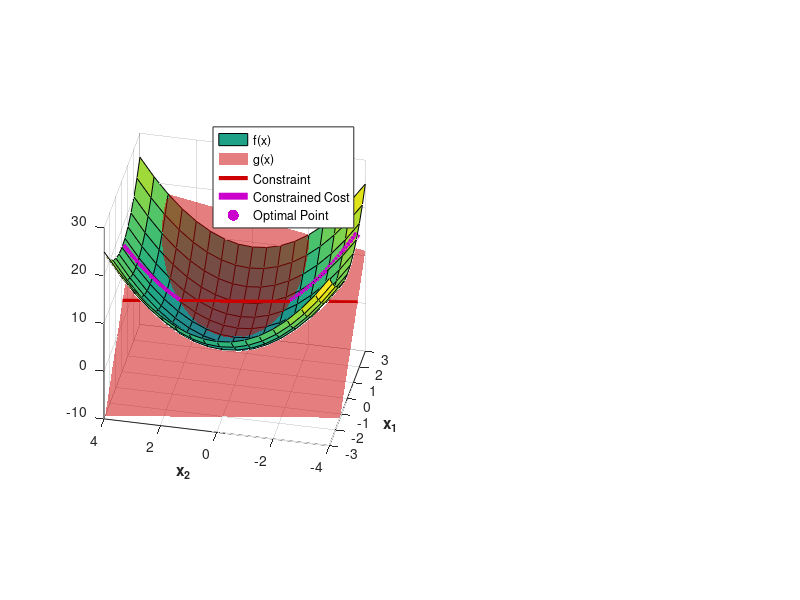

Recreate this plot in MATLAB. (Note: this script raises an error after producing the figure.)
% find the minimum norm solution to Ax = b
% equivalently: minimize norm of x subject to the constraint Ax = b
% use lagrange multipliers

% restart
close all; clear; clc;

% constraint
A = [5 1];
b = 4.5;

x_opt_analytical = (A')*((A*A')\b);


% create meshed grid
x1_vals = -3:0.5:3;
x2_vals = -4:0.5:4;
[X1,X2] = meshgrid(x1_vals,x2_vals);

% evaulate f and g on grid
F = (X1.^2+X2.^2);
G = A(1)*X1+A(2)*X2;

x_parallel_grad = x1_vals([1,end]);
y = x_parallel_grad/5;
y_constraint = x2_vals([1,end]);
x_constraint = (4.5-y_constraint)/5;
line_param = 0:0.01:1;
x_const_cost = (1-line_param)*x_constraint(1) + line_param*x_constraint(end);
y_const_cost = (1-line_param)*y_constraint(1) + line_param*y_constraint(end);
z_const_cost = x_const_cost.^2+y_const_cost.^2;


figure;
set(gcf,'Position',[2.778000e+02 0342 7.702000e+02 0420]);
subplot(1,2,1);
hold on; grid on;
surf(X1,X2,F);
surf(X1,X2,G,'EdgeColor','none','FaceColor',[0.8 0 0],'FaceAlpha',0.5);
plot3(x_constraint,y_constraint,b*ones(1,2),'-','LineWidth',3,'Color',[0.8 0 0]);
plot3(x_const_cost,y_const_cost,z_const_cost,'-','LineWidth',5,'Color',[0.8 0 0.8]);
plot3(x_opt_analytical(1),x_opt_analytical(2),norm(x_opt_analytical)^2,'.','MarkerSize',50,'Color',[0.8 0 0.8]);
xlabel('\bfx_1');
ylabel('\bfx_2');
set(gca,'DataAspectRatio',[1 1 5]);
view([-78 34]);
zlim([-10 30]);
lh(1) = legend('f(x)','g(x)','Constraint','Constrained Cost','Optimal Point');
lh(1).Position = [0.3059    0.7012    0.1887    0.2048];


subplot(1,2,2);
hold on; grid on; axis equal;
contour(X1,X2,F,10,'LineColor',[0 0 0.8]);
contour(X1,X2,G,10,'LineColor',[0.8 0 0]);
plot(x_parallel_grad,y,'-','LineWidth',3,'Color',[0 0.8 0]);
plot(x_constraint,y_constraint,'-','LineWidth',3,'Color',[0.8 0 0]);
plot(x_opt_analytical(1),x_opt_analytical(2),'.','MarkerSize',50,'Color',[0.8 0 0.8]);
xlabel('\bfx_1');
ylabel('\bfx_2');
lh(2) = legend('f(x) Level Curves','g(x) Level Curves','Parallel Gradients','Constraint','Optimal Point');
lh(2).Position = [0.7726    0.7012    0.1908    0.2048];
% lh(2).Position = [0.7726    0.7486    0.1908    0.2048];